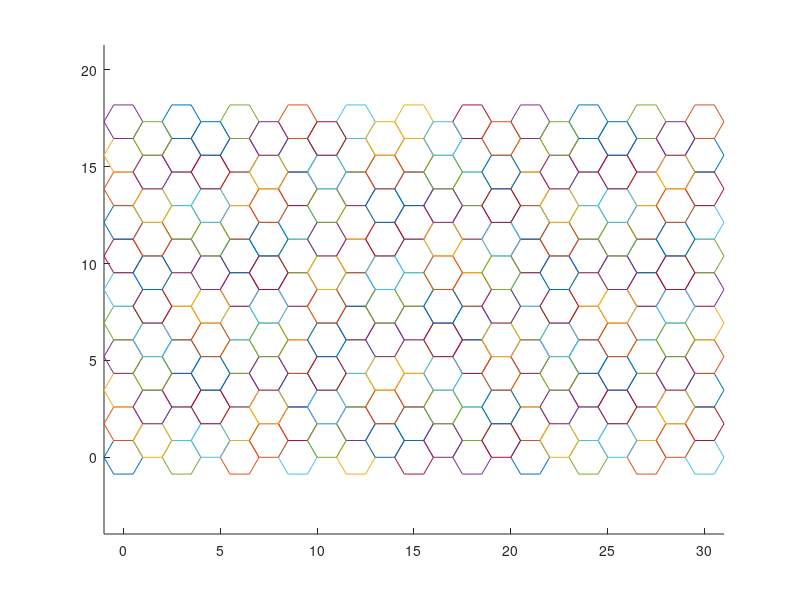

The MATLAB source for this figure:
x_hexagon=[-1 -0.5 0.5 1 0.5 -0.5 -1];
y_hexagon=[0 -sqrt(3)/2 -sqrt(3)/2 0 sqrt(3)/2 sqrt(3)/2 0];
N=10; M=10;
figure(1)
hold on
for nn=0:N
    for mm=0:M
        plot(x_hexagon+3*nn,y_hexagon+sqrt(3)*mm)
    end
end
for nn=0:N-1
    for mm=0:M-1
        plot(x_hexagon+1.5+3*nn,y_hexagon+sqrt(3)/2+sqrt(3)*mm)
    end
end
hold off
axis equal